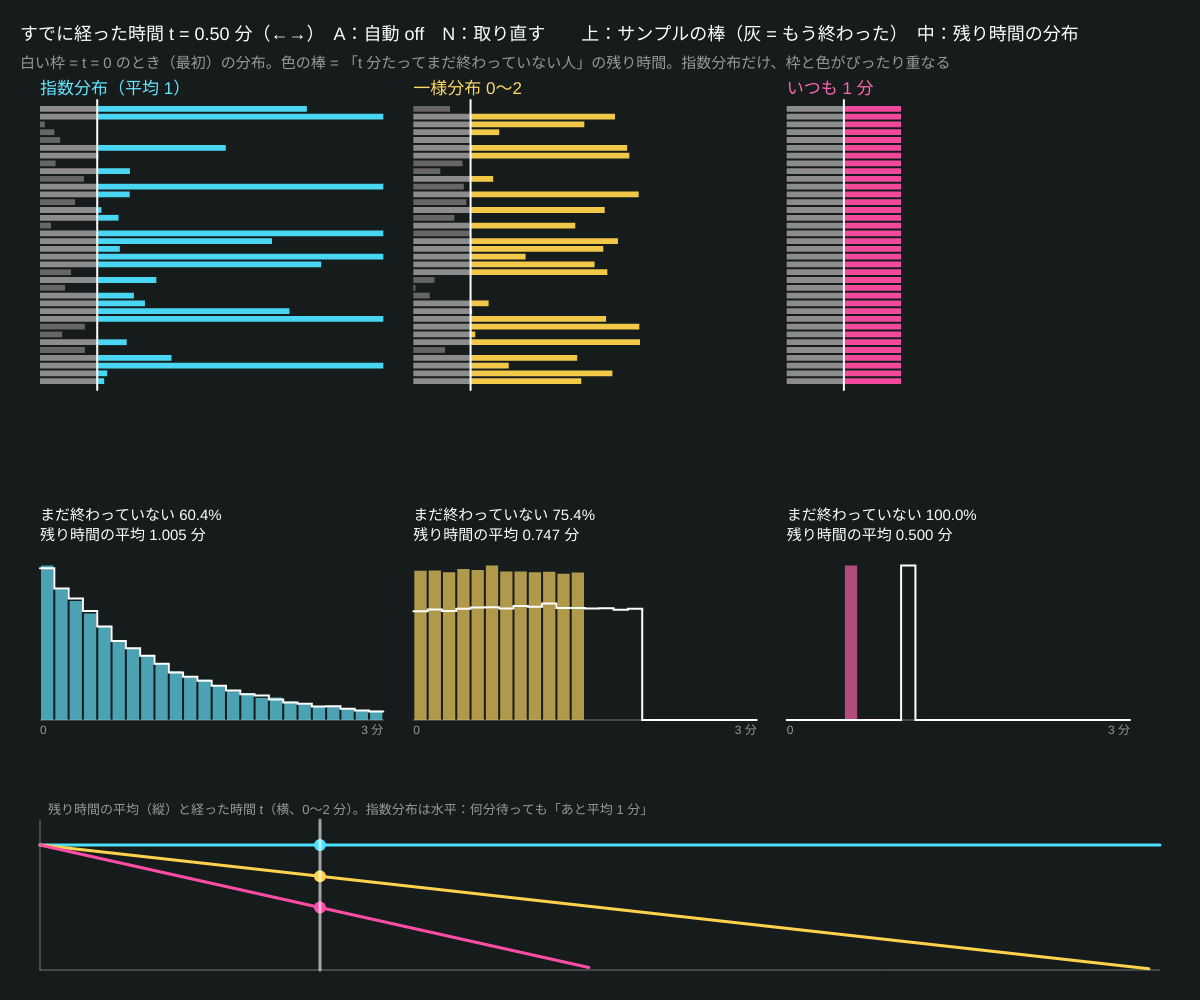
Frame 1 (no input)
Frame 60 (no input): identical to frame 1, image omitted
Frame 120 (the mouse pressed at the canvas centre since frame 60): identical to frame 1, image omitted

The p5.js sketch that drew this single still picture (run headless with seeded random() and noise() and a simulated clock; from frame 60 on, the mouse is pressed at the canvas centre):

// p5.js sketch
// ── sketch.js
// ============================================
// 02 無記憶性
// 窓口で前の人がすでに t 分サービスを受けている。あと何分かかる？
//   平均 1 分の 3 種類のサービス時間で比べる：指数分布（無記憶）・一様分布 0〜2 分・いつもちょうど 1 分
//   指数分布だけは「もう t 分たった」ことを忘れる → 残り時間の分布が最初とまったく同じ
// ←→ = すでに経った時間 t / A = t を自動で動かす / N = サンプルを取り直す
// ============================================

let tWait = 0.5;           // ★ すでに経った時間
let nSamp = 30000;         // ★ 各分布のサンプル数
let nBars = 36;            // 上に描く棒（サンプル）の数
let auto = false;
let dists = [];

function setup() {
  createCanvas(windowWidth, windowHeight);
  colorMode(HSB, 360, 100, 100, 100);
  resample();
}
function resample() {
  dists = [
    { name: '指数分布（平均 1）', hue: 190, gen: () => -Math.log(1 - Math.random()), resid: (t) => 1 },
    { name: '一様分布 0〜2', hue: 45, gen: () => 2 * Math.random(), resid: (t) => (t < 2 ? (2 - t) / 2 : NaN) },
    { name: 'いつも 1 分', hue: 330, gen: () => 1, resid: (t) => (t < 1 ? 1 - t : NaN) },
  ];
  for (let d of dists) { d.xs = []; for (let i = 0; i < nSamp; i++) d.xs.push(d.gen()); }
}

function draw() {
  background(170, 25, 11);
  if (auto) tWait = (tWait + 0.004) % 2;
  let cw = (width - 80) / 3;
  for (let k = 0; k < 3; k++) drawColumn(dists[k], 40 + k * cw, cw - 30);
  drawResidPlot(40, height - 30, width - 80, height * 0.15);

  noStroke(); fill(0, 0, 100); textSize(18);
  text('すでに経った時間 t = ' + nf(tWait, 1, 2) + ' 分（←→）　A：自動 ' + (auto ? 'ON' : 'off') + '　N：取り直す　　上：サンプルの棒（灰 = もう終わった）　中：残り時間の分布', 20, 40);
  fill(0, 0, 60); textSize(15);
  text('白い枠 = t = 0 のとき（最初）の分布。色の棒 = 「t 分たってまだ終わっていない人」の残り時間。指数分布だけ、枠と色がぴったり重なる', 20, 68);
}

function drawColumn(d, x, w) {
  // ---- サンプルの棒：長さ = サービス時間、縦線 = t
  let top = 100, rowH = (height * 0.28) / nBars, sx = w / 3;   // 横 1 分 = w/3 px
  noStroke(); fill(d.hue, 60, 100); textSize(17); text(d.name, x, top - 6);
  for (let i = 0; i < nBars; i++) {
    let v = d.xs[i], y = top + 6 + i * rowH;
    if (v <= tWait) { fill(0, 0, 40); rect(x, y, min(v, 3) * sx, rowH - 2); }
    else { fill(0, 0, 55); rect(x, y, tWait * sx, rowH - 2); fill(d.hue, 70, 95); rect(x + tWait * sx, y, min(v - tWait, 3 - tWait) * sx, rowH - 2); }
  }
  stroke(0, 0, 100); strokeWeight(2); let lx = x + tWait * sx; line(lx, top, lx, top + 10 + nBars * rowH);

  // ---- 残り時間 X − t（X > t の人だけ）のヒストグラム
  let gy = height * 0.72, gh = height * 0.17, nb = 24, bw = 3 / nb;
  let b0 = new Array(nb).fill(0), b1 = new Array(nb).fill(0), alive = 0, sumR = 0;
  for (let v of d.xs) {
    let i0 = floor(v / bw); if (i0 < nb) b0[i0]++;
    if (v > tWait) { alive++; sumR += v - tWait; let i1 = floor((v - tWait) / bw); if (i1 < nb) b1[i1]++; }
  }
  let peak = 0; for (let i = 0; i < nb; i++) peak = max(peak, b0[i] / nSamp, alive ? b1[i] / alive : 0);
  peak = max(peak, 1e-6) * 1.1;
  stroke(0, 0, 100, 40); strokeWeight(1); line(x, gy, x + w, gy);
  noStroke();
  for (let i = 0; i < nb; i++) {
    let h = alive ? (b1[i] / alive) / peak * gh : 0;
    fill(d.hue, 60, 90, 75); rect(x + i * w / nb + 1, gy - h, w / nb - 2, h);
  }
  noFill(); stroke(0, 0, 100); strokeWeight(2);
  beginShape();
  for (let i = 0; i < nb; i++) { let h = (b0[i] / nSamp) / peak * gh; vertex(x + i * w / nb, gy - h); vertex(x + (i + 1) * w / nb, gy - h); }
  endShape();
  noStroke(); fill(0, 0, 60); textSize(12);
  text('0', x, gy + 14); textAlign(RIGHT); text('3 分', x + w, gy + 14); textAlign(LEFT);
  fill(0, 0, 100); textSize(15);
  let pAlive = alive / nSamp;
  text('まだ終わっていない ' + nf(pAlive * 100, 1, 1) + '%', x, gy - gh - 30);
  text(alive ? '残り時間の平均 ' + nf(sumR / alive, 1, 3) + ' 分' : '全員もう終わっている', x, gy - gh - 10);
}

// ---- 下：残り時間の平均 E[X − t | X > t] を t の関数として
function drawResidPlot(x, y, w, h) {
  stroke(0, 0, 100, 40); strokeWeight(1); line(x, y, x + w, y); line(x, y, x, y - h);
  let X = (t) => x + t / 2 * w, Y = (v) => y - v / 1.2 * h;
  for (let d of dists) {
    noFill(); stroke(d.hue, 70, 100); strokeWeight(3);
    beginShape();
    for (let i = 0; i <= 100; i++) { let t = 2 * i / 100, r = d.resid(t); if (!isNaN(r)) vertex(X(t), Y(r)); }
    endShape();
    let r = d.resid(tWait);
    if (!isNaN(r)) { noStroke(); fill(d.hue, 70, 100); circle(X(tWait), Y(r), 12); }
  }
  stroke(0, 0, 100, 60); line(X(tWait), y, X(tWait), y - h);
  noStroke(); fill(0, 0, 60); textSize(13);
  text('残り時間の平均（縦）と経った時間 t（横、0〜2 分）。指数分布は水平：何分待っても「あと平均 1 分」', x + 8, y - h - 6);
}

function keyPressed() {
  if (key === RIGHT_ARROW) tWait = min(1.95, tWait + 0.05);
  if (key === LEFT_ARROW) tWait = max(0, tWait - 0.05);
  if (key === 'a' || key === 'A') auto = !auto;
  if (key === 'n' || key === 'N') resample();
}

// ---------- やってみよう ----------
// 1. t を 0 → 1.5 に動かす。一様分布の「残り」はどう縮む？「いつも 1 分」は？
// 2. 指数分布は「もう 1 分待ったのに、まだ平均 1 分」。これを電話のサポート待ちに当てはめるとどんな気持ち？
// 3. gen を「2 つの指数分布の足し算 / 2」（アーラン分布）にすると、指数と一様の中間になるか試す
// 4. 平均 0.2 分と平均 5 分の混ぜ合わせ（超指数分布）だと、待つほど残りが「長く」なる。gen を書き換えて確かめる
